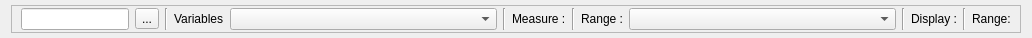
<?xml version="1.0" encoding="UTF-8"?>
<ui version="4.0">
 <class>Form</class>
 <widget class="QWidget" name="Form">
  <property name="geometry">
   <rect>
    <x>0</x>
    <y>0</y>
    <width>1032</width>
    <height>38</height>
   </rect>
  </property>
  <property name="windowTitle">
   <string>Form</string>
  </property>
  <layout class="QHBoxLayout" name="horizontalLayout_2">
   <property name="topMargin">
    <number>2</number>
   </property>
   <property name="bottomMargin">
    <number>2</number>
   </property>
   <item>
    <widget class="QFrame" name="frame">
     <property name="sizePolicy">
      <sizepolicy hsizetype="Preferred" vsizetype="Maximum">
       <horstretch>0</horstretch>
       <verstretch>0</verstretch>
      </sizepolicy>
     </property>
     <property name="frameShape">
      <enum>QFrame::StyledPanel</enum>
     </property>
     <property name="frameShadow">
      <enum>QFrame::Raised</enum>
     </property>
     <layout class="QHBoxLayout" name="horizontalLayout">
      <property name="topMargin">
       <number>2</number>
      </property>
      <property name="bottomMargin">
       <number>2</number>
      </property>
      <item>
       <widget class="QLineEdit" name="lineEdit_position">
        <property name="sizePolicy">
         <sizepolicy hsizetype="Maximum" vsizetype="Fixed">
          <horstretch>0</horstretch>
          <verstretch>0</verstretch>
         </sizepolicy>
        </property>
       </widget>
      </item>
      <item>
       <widget class="QToolButton" name="toolButton">
        <property name="text">
         <string>...</string>
        </property>
       </widget>
      </item>
      <item>
       <widget class="Line" name="line_4">
        <property name="orientation">
         <enum>Qt::Vertical</enum>
        </property>
       </widget>
      </item>
      <item>
       <widget class="QLabel" name="label_4">
        <property name="sizePolicy">
         <sizepolicy hsizetype="Maximum" vsizetype="Maximum">
          <horstretch>0</horstretch>
          <verstretch>0</verstretch>
         </sizepolicy>
        </property>
        <property name="text">
         <string>Variables</string>
        </property>
       </widget>
      </item>
      <item>
       <widget class="QComboBox" name="comboBox_variables"/>
      </item>
      <item>
       <widget class="Line" name="line_3">
        <property name="orientation">
         <enum>Qt::Vertical</enum>
        </property>
       </widget>
      </item>
      <item>
       <widget class="QLabel" name="label">
        <property name="sizePolicy">
         <sizepolicy hsizetype="Maximum" vsizetype="Preferred">
          <horstretch>0</horstretch>
          <verstretch>0</verstretch>
         </sizepolicy>
        </property>
        <property name="text">
         <string>Measure :</string>
        </property>
       </widget>
      </item>
      <item>
       <layout class="QHBoxLayout" name="lcomboBox_measure"/>
      </item>
      <item>
       <widget class="Line" name="line_2">
        <property name="orientation">
         <enum>Qt::Vertical</enum>
        </property>
       </widget>
      </item>
      <item>
       <widget class="QLabel" name="label_2">
        <property name="sizePolicy">
         <sizepolicy hsizetype="Maximum" vsizetype="Preferred">
          <horstretch>0</horstretch>
          <verstretch>0</verstretch>
         </sizepolicy>
        </property>
        <property name="text">
         <string>Range :</string>
        </property>
       </widget>
      </item>
      <item>
       <widget class="QComboBox" name="comboBox_range"/>
      </item>
      <item>
       <widget class="Line" name="line">
        <property name="orientation">
         <enum>Qt::Vertical</enum>
        </property>
       </widget>
      </item>
      <item>
       <widget class="QLabel" name="label_3">
        <property name="sizePolicy">
         <sizepolicy hsizetype="Maximum" vsizetype="Preferred">
          <horstretch>0</horstretch>
          <verstretch>0</verstretch>
         </sizepolicy>
        </property>
        <property name="text">
         <string>Display :</string>
        </property>
       </widget>
      </item>
      <item>
       <layout class="QHBoxLayout" name="lcomboBox_display"/>
      </item>
      <item>
       <widget class="Line" name="line_5">
        <property name="orientation">
         <enum>Qt::Vertical</enum>
        </property>
       </widget>
      </item>
      <item>
       <widget class="QLabel" name="label_5">
        <property name="sizePolicy">
         <sizepolicy hsizetype="Maximum" vsizetype="Preferred">
          <horstretch>0</horstretch>
          <verstretch>0</verstretch>
         </sizepolicy>
        </property>
        <property name="text">
         <string>Range:</string>
        </property>
       </widget>
      </item>
      <item>
       <layout class="QVBoxLayout" name="lcomboBox_rangeDisplay"/>
      </item>
     </layout>
    </widget>
   </item>
  </layout>
 </widget>
 <resources/>
 <connections/>
</ui>
